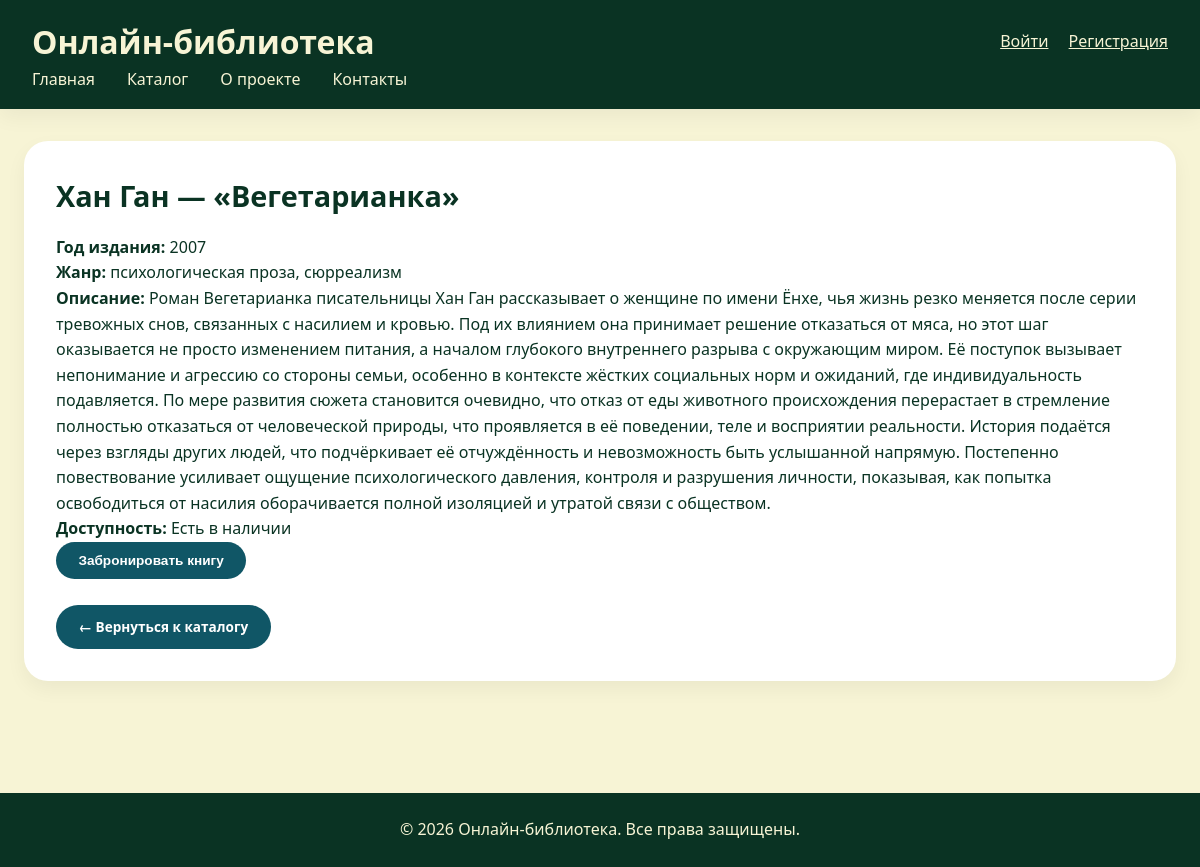
/book/2/, run on the app's committed database.
### library/models.py (models this page shows, shortened)
class Book(models.Model):
    title = models.CharField(max_length=200, verbose_name="Название")
    author = models.CharField(max_length=200, verbose_name="Автор")
    description = models.TextField(verbose_name="Описание")
    year = models.IntegerField(verbose_name="Год издания", null=True, blank=True)
    genre = models.CharField(max_length=100, verbose_name="Жанр", null=True, blank=True)
    available = models.BooleanField(default=True, verbose_name="В наличии")
    created_at = models.DateTimeField(auto_now_add=True, verbose_name="Дата добавления")
    class Meta:
        verbose_name = "Книга"
        verbose_name_plural = "Книги"
        ordering = ['-created_at']

### library/views.py (the view)
# urls.py: path('book/<int:book_id>/', views.book_detail, name='book_detail'),
def book_detail(request, book_id):
    book = get_object_or_404(Book, id=book_id)
    return render(request, 'book_detail.html', {'book': book})

### templates/book_detail.html (shortened to what this page needs)
<!DOCTYPE html>
<html lang="ru">
<head>
    {% load static %}
    <link rel="stylesheet" href="{% static 'css/style.css' %}">
</head>
<body>
    <header>
        <div style="display: flex; justify-content: space-between; align-items: center;">
            <h1>Онлайн-библиотека</h1>
            <div>
                {% if user.is_authenticated %}
                    <span>Привет, {{ user.username }}!</span>
                    <a href="/accounts/logout/" style="color: #F7F4D5; margin-left: 1rem;">Выйти</a>
                {% else %}
                    <a href="/accounts/login/" style="color: #F7F4D5;">Войти</a>
                    <a href="/register/" style="color: #F7F4D5; margin-left: 1rem;">Регистрация</a>
                {% endif %}
            </div>
        </div>
        <nav>
            <ul>
                <li><a href="/">Главная</a></li>
                <li><a href="/catalog/">Каталог</a></li>
                <li><a href="/about/">О проекте</a></li>
                <li><a href="/contacts/">Контакты</a></li>
            </ul>
        </nav>
    </header>
    <main>
        <section>
            <div style="display: flex; justify-content: space-between; align-items: flex-start; flex-wrap: wrap;">
                <h2>{{ book.author }} — «{{ book.title }}»</h2>
            </div>
            {% if book.year %}
            <p><strong>Год издания:</strong> {{ book.year }}</p>
            {% endif %}
            {% if book.genre %}
            <p><strong>Жанр:</strong> {{ book.genre }}</p>
            {% endif %}
            <p><strong>Описание:</strong> {{ book.description }}</p>
            <p><strong>Доступность:</strong> {% if book.available %}Есть в наличии{% else %}Нет в наличии{% endif %}</p>
            {% if book.available %}
            <button class="btn book-btn" data-book="{{ book.title }}" style="background: #105666;">Забронировать книгу</button>
            {% else %}
            <button class="btn" disabled style="background: #D3968C;">Книга забронирована</button>
            {% endif %}
            <br><br>
            <a href="/catalog/" class="btn">← Вернуться к каталогу</a>
        </section>
    </main>
    <footer>
        <p>&copy; 2026 Онлайн-библиотека. Все права защищены.</p>
    </footer>
    {% load static %}
</body>
</html>

### static/css/style.css (style rules this page uses)
:root { --dark-green: #0A3323; --moss-green: #839958; --beige: #F7F4D5; --rosy-brown: #D3968C; --midnight-green: #105666; --white: #ffffff; --shadow: 0 8px 20px rgba(0,0,0,0.05); --shadow-hover: 0 12px 28px rgba(0,0,0,0.1); }
* { margin: 0; padding: 0; box-sizing: border-box; }
body { font-family: 'Segoe UI', Roboto, 'Helvetica Neue', sans-serif; background-color: var(--beige); color: var(--dark-green); line-height: 1.6; min-height: 100vh; display: flex; flex-direction: column; }
header { background: var(--dark-green); color: var(--beige); padding: 1rem 2rem; box-shadow: var(--shadow); }
nav ul { display: flex; list-style: none; gap: 2rem; }
nav a { color: var(--beige); text-decoration: none; font-weight: 500; transition: opacity 0.2s; }
main { flex: 1; max-width: 1300px; margin: 2rem auto; padding: 0 1.5rem; width: 100%; }
section { background: var(--white); border-radius: 24px; padding: 2rem; margin-bottom: 2rem; box-shadow: var(--shadow); }
.btn { display: inline-block; background: var(--midnight-green); color: white; border: none; padding: 0.7rem 1.4rem; border-radius: 40px; font-size: 0.85rem; font-weight: 600; cursor: pointer; transition: all 0.2s ease; text-decoration: none; text-align: center; }
h2 { font-size: 1.8rem; margin-bottom: 1rem; color: var(--dark-green); }
footer { background: var(--dark-green); color: var(--beige); text-align: center; padding: 1.5rem; margin-top: 3rem; }

### data on the page
Book: author "Хан Ган", title "Вегетарианка", year "2007", genre "психологическая проза, сюрреализм", description "Роман Вегетарианка писательницы Хан Ган рассказывает о женщине по имени Ёнхе, чья жизнь резко меняется после серии тревожных снов, связанных с насилием и кровью. Под их влиянием она принимает решение отказаться от мяса, но этот шаг оказывается не просто изменением питания, а началом глубокого внутреннего разрыва с окружающим миром. Её поступок вызывает непонимание и агрессию со стороны семьи, особенно в контексте жёстких социальных норм и ожиданий, где индивидуальность подавляется. По мере развития сюжета становится очевидно, что отказ от еды животного происхождения перерастает в стремление полностью отказаться от человеческой природы, что проявляется в её поведении, теле и восприятии…"
